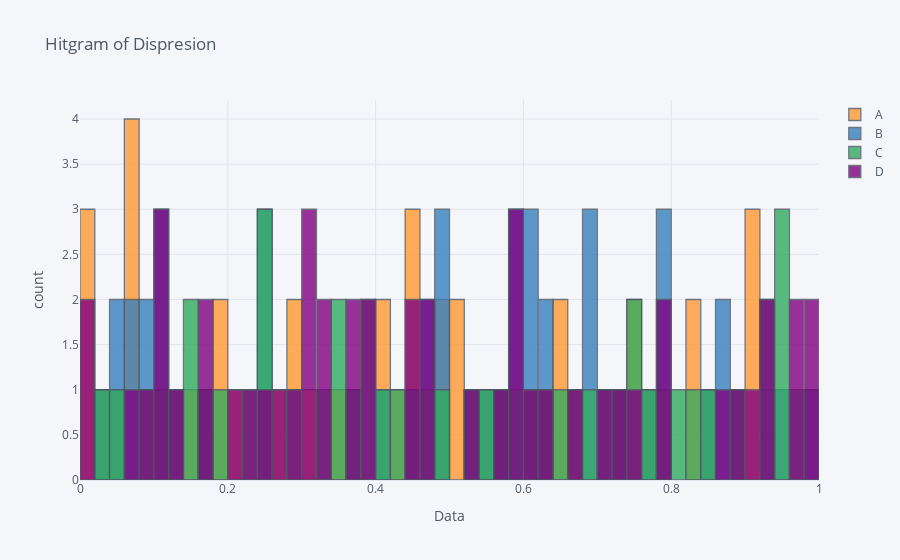

Notebook source saved alongside this figure:
### Code cell
df.iplot(kind = "hist" , bins =50 , yTitle = "count" , xTitle = "Data" , title = "Hitgram of Dispresion")
